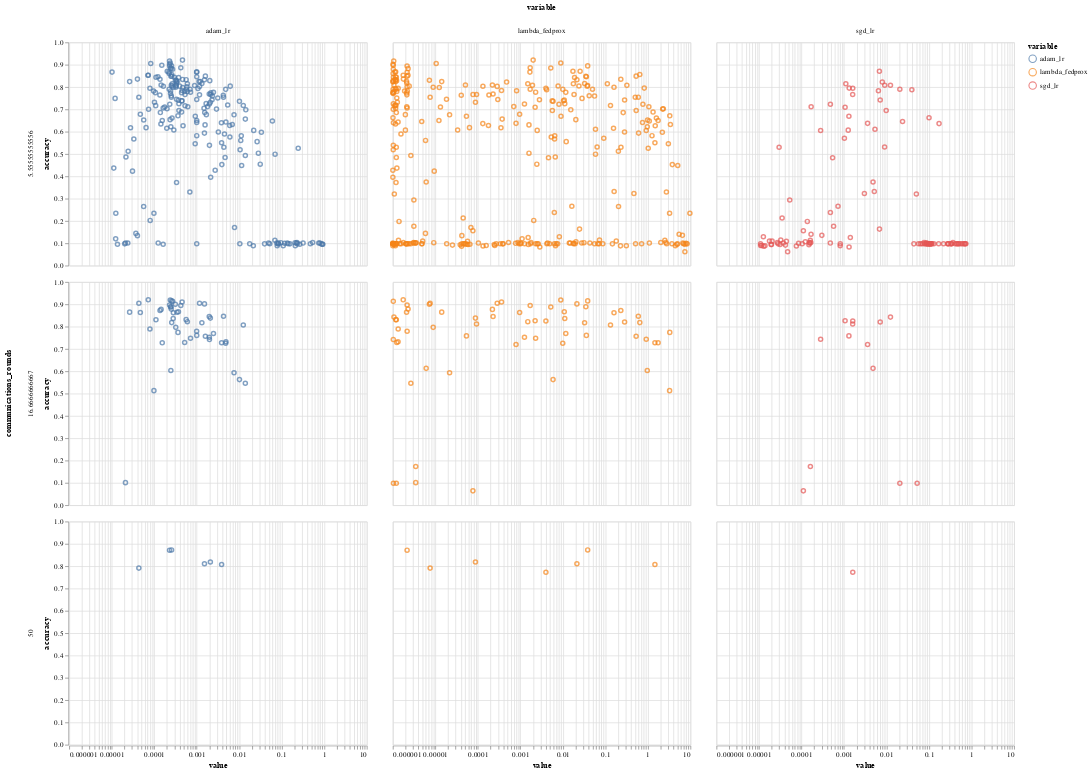

Notebook code for this chart:
### Code cell
alt.Chart(pd.melt(results[log_scatter_columns], id_vars=('accuracy', 'communications_rounds', 'config'))).mark_point().encode(
    x=alt.X('value', scale=alt.Scale(type='log')),
    y='accuracy',
    color='variable',
    tooltip='config'
).facet(
    column='variable:N',
    row='communications_rounds'
)

### Figure 1 — Vega-Lite specification as saved in the notebook (floating-point values rounded to 4 significant figures; data arrays with more than 128 entries replaced by an {"elided": "..."} marker saying what was removed)
{"config": {"view": {"continuousWidth": 400, "continuousHeight": 300}}, "data": {"name": "data-560c8146a8a15bca2ffad33603455709"}, "facet": {"column": {"type": "nominal", "field": "variable"}, "row": {"type": "quantitative", "field": "communications_rounds"}}, "spec": {"mark": "point", "encoding": {"color": {"type": "nominal", "field": "variable"}, "tooltip": {"type": "nominal", "field": "config"}, "x": {"type": "quantitative", "field": "value", "scale": {"type": "log"}}, "y": {"type": "quantitative", "field": "accuracy"}}}, "$schema": "https://vega.github.io/schema/vega-lite/v4.8.1.json", "datasets": {"data-560c8146a8a15bca2ffad33603455709": {"elided": "1239 records"}}}
